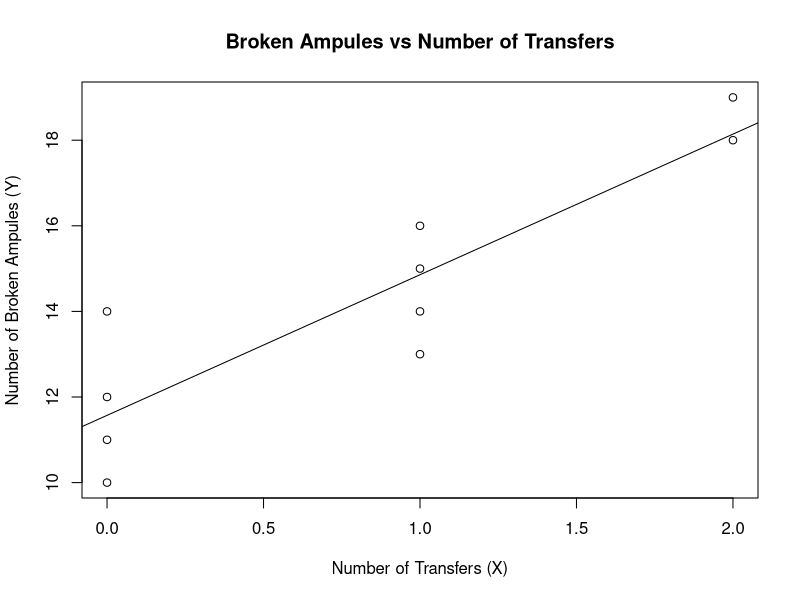
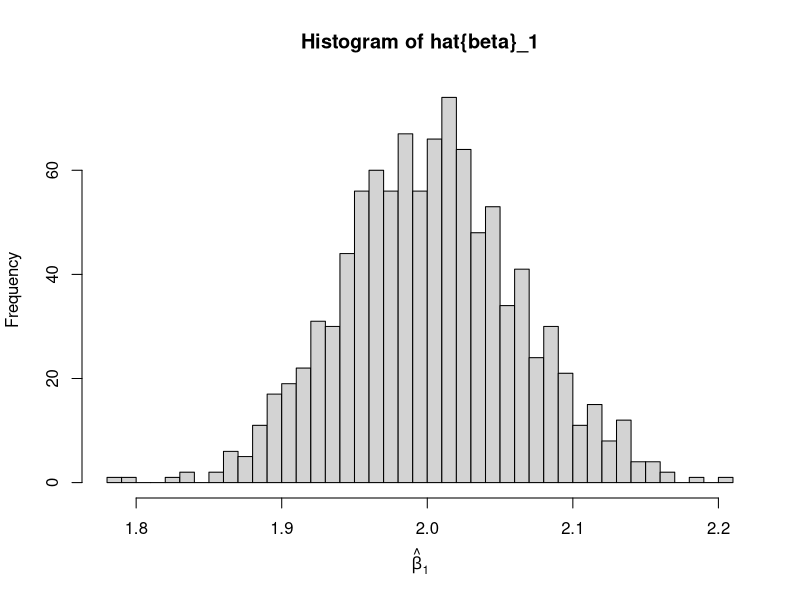
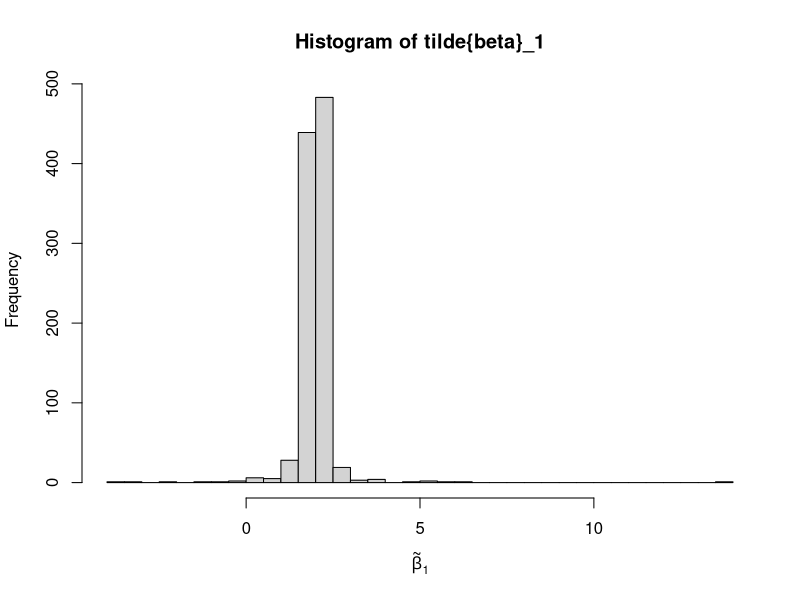

Reproduce these figures in R, in order.
## ---- chunk 1
knitr::opts_chunk$set(echo = TRUE, tidy=TRUE, tidy.opts=list(width.cutoff=60))
## ---- chunk 2
shipment <- c(1,0,2,0,3,1,0,1,2,0)
ampules <- c(16,9,17,12,22,13,8,15,19,11)
## ---- chunk 3
# observed data
x <- c(0, 0, 0, 0, 1, 1, 1, 1, 2, 2)
y <- c(10, 12, 14, 11, 14, 15, 16, 13, 18, 19)

# fit simple linear regression model
fit <- lm(y ~ x)

# plot data
plot(x, y,
     xlab = "Number of Transfers (X)",
     ylab = "Number of Broken Ampules (Y)",
     main = "Broken Ampules vs Number of Transfers")

# add regression line
abline(fit)
## ---- chunk 4
set.seed(123)

# number of simulations and sample size
M <- 1000
n <- 30
beta1 <- 2

# storage for estimators
beta_hat <- numeric(M)
beta_tilde <- numeric(M)

for (m in 1:M) {
  
  # generate data
  X <- rnorm(n, mean = 1, sd = 3)      # X_i ~ N(1, 9)
  epsilon <- rnorm(n, mean = 0, sd = 1) # epsilon_i ~ N(0, 1)
  Y <- beta1 * X + epsilon              # Y_i = 2 X_i + epsilon_i
  
  # estimators
  beta_hat[m] <- sum(X * Y) / sum(X^2)
  beta_tilde[m] <- sum(Y) / sum(X)
}

# Monte Carlo means
mc_mean_beta_hat <- mean(beta_hat)
mc_mean_beta_tilde <- mean(beta_tilde)

# Monte Carlo variances
mc_var_beta_hat <- var(beta_hat)
mc_var_beta_tilde <- var(beta_tilde)

# output
mc_mean_beta_hat
mc_mean_beta_tilde
mc_var_beta_hat
mc_var_beta_tilde

## ---- chunk 5
# histogram of beta_hat
hist(beta_hat,
     breaks = 30,
     main = "Histogram of hat{beta}_1",
     xlab = expression(hat(beta)[1]))

# histogram of beta_tilde
hist(beta_tilde,
     breaks = 30,
     main = "Histogram of tilde{beta}_1",
     xlab = expression(tilde(beta)[1]))
## ---- chunk 6
var_beta_hat <- var(beta_hat)
var_beta_tilde <- var(beta_tilde)

var_beta_hat
var_beta_tilde
